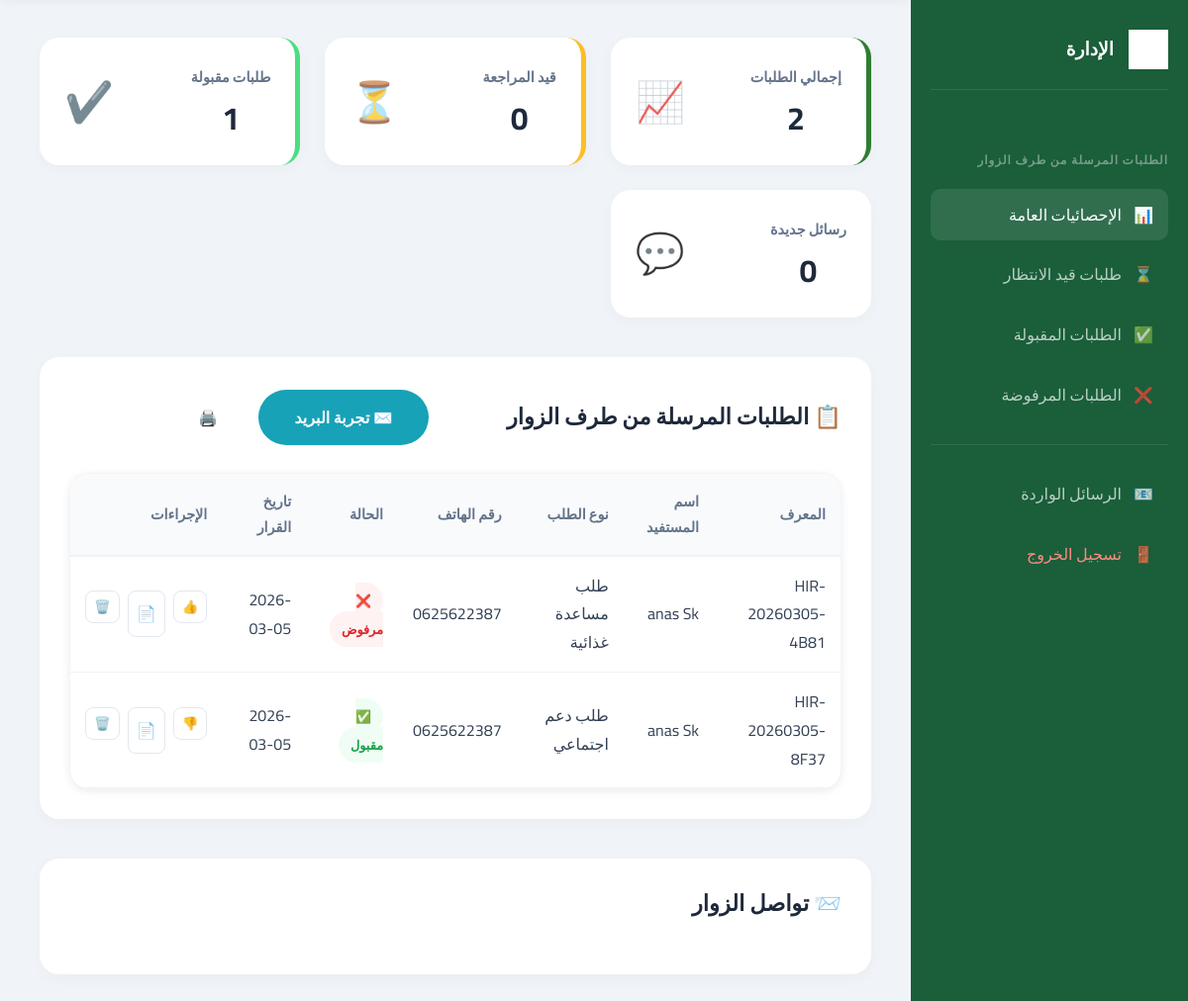
The page /hiraa-dashboard-secret (signed in) on the database its author committed.
### models.py (models this page shows, shortened)
class BenefitRequest(db.Model):
    __tablename__ = 'benefit_requests'
    id = db.Column(db.Integer, primary_key=True)
    tracking_id = db.Column(db.String(20), unique=True, nullable=False)
    first_name = db.Column(db.String(100), nullable=False)
    last_name = db.Column(db.String(100), nullable=False)
    national_id = db.Column(db.String(20), nullable=False)
    phone = db.Column(db.String(20), nullable=False)
    city = db.Column(db.String(100), nullable=False)
    family_members = db.Column(db.Integer, nullable=False)
    marital_status = db.Column(db.String(50), nullable=False)
    address = db.Column(db.String(300), nullable=False)
    request_type = db.Column(db.String(100), nullable=False, default='طلب استفادة عام')
    description = db.Column(db.Text, nullable=True)
    status = db.Column(db.String(20), default='pending')  # pending, accepted, rejected
    created_at = db.Column(db.DateTime, default=datetime.utcnow)
    decision_date = db.Column(db.DateTime, nullable=True)
    decision_comment = db.Column(db.Text, nullable=True)
    email = db.Column(db.String(150), nullable=False)
    pdf_path = db.Column(db.String(300), nullable=True)

### app.py (the view)
@app.route('/hiraa-dashboard-secret')
@login_required
def admin():
    status_filter = request.args.get('status', 'all')
    if status_filter == 'all':
        requests_list = BenefitRequest.query.order_by(BenefitRequest.created_at.desc()).all()
    else:
        requests_list = BenefitRequest.query.filter_by(status=status_filter).order_by(
            BenefitRequest.created_at.desc()).all()
    messages = ContactMessage.query.order_by(ContactMessage.created_at.desc()).limit(10).all()
    stats = {
        'total': BenefitRequest.query.count(),
        'pending': BenefitRequest.query.filter_by(status='pending').count(),
        'accepted': BenefitRequest.query.filter_by(status='accepted').count(),
        'rejected': BenefitRequest.query.filter_by(status='rejected').count(),
        'messages': ContactMessage.query.count()
    }
    return render_template('admin.html',
                          requests=requests_list,
                          messages=messages,
                          stats=stats,
                          current_filter=status_filter)

### app.py (called while the page is built)
@login_manager.user_loader
def load_user(user_id):
    return User.query.get(int(user_id))

### templates/admin.html (shortened to what this page needs)
{% extends 'admin_base.html' %}
{% block admin_content %}
<div class="admin-dashboard">
    <div class="dashboard-sidebar">
        <div class="sidebar-header">
            <img src="{{ url_for('static', filename='images/logo.png') }}" alt="Logo">
            <h3>الإدارة</h3>
        </div>
        <nav class="sidebar-nav">
            <div class="nav-label">الطلبات المرسلة من طرف الزوار</div>
            <a href="{{ url_for('admin') }}" class="nav-item {{ 'active' if current_filter == 'all' }}">
                <span class="icon">📊</span> الإحصائيات العامة
            </a>
            <a href="{{ url_for('admin', status='pending') }}"
                class="nav-item {{ 'active' if current_filter == 'pending' }}">
                <span class="icon">⌛</span> طلبات قيد الانتظار
            </a>
            <a href="{{ url_for('admin', status='accepted') }}"
                class="nav-item {{ 'active' if current_filter == 'accepted' }}">
                <span class="icon">✅</span> الطلبات المقبولة
            </a>
            <a href="{{ url_for('admin', status='rejected') }}"
                class="nav-item {{ 'active' if current_filter == 'rejected' }}">
                <span class="icon">❌</span> الطلبات المرفوضة
            </a>
            <div class="nav-divider"></div>
            <a href="#messages-section" class="nav-item">
                <span class="icon">📧</span> الرسائل الواردة
            </a>
            <a href="{{ url_for('logout') }}" class="nav-item logout">
                <span class="icon">🚪</span> تسجيل الخروج
            </a>
        </nav>
    </div>
    <div class="dashboard-main">
        <div class="dashboard-content">
            <div class="stats-grid">
                <div class="stat-card total">
                    <div class="stat-info">
                        <span class="stat-label">إجمالي الطلبات</span>
                        <h2 class="stat-value">{{ stats.total }}</h2>
                    </div>
                    <div class="stat-icon">📈</div>
                </div>
                <div class="stat-card pending">
                    <div class="stat-info">
                        <span class="stat-label">قيد المراجعة</span>
                        <h2 class="stat-value">{{ stats.pending }}</h2>
                    </div>
                    <div class="stat-icon">⏳</div>
                </div>
                <div class="stat-card accepted">
                    <div class="stat-info">
                        <span class="stat-label">طلبات مقبولة</span>
                        <h2 class="stat-value">{{ stats.accepted }}</h2>
                    </div>
                    <div class="stat-icon">✔️</div>
                </div>
                <div class="stat-card messages">
                    <div class="stat-info">
                        <span class="stat-label">رسائل جديدة</span>
                        <h2 class="stat-value">{{ stats.messages }}</h2>
                    </div>
                    <div class="stat-icon">💬</div>
                </div>
            </div>
            <div class="content-section">
                <div class="section-header">
                    <h3>📋 الطلبات المرسلة من طرف الزوار</h3>
                    <div class="section-actions">
                        <a href="{{ url_for('test_email_config') }}" class="btn btn-outline"
                            style="background: #17a2b8; color: white; border: none;">✉️ تجربة البريد</a>
                        <button class="btn btn-outline" onclick="window.print()">🖨️ طباعة التقرير</button>
                    </div>
                </div>
                <div class="table-container">
                    <table class="premium-table">
                        <thead>
                            <tr>
                                <th>المعرف</th>
                                <th>اسم المستفيد</th>
                                <th>نوع الطلب</th>
                                <th>رقم الهاتف</th>
                                <th>الحالة</th>
                                <th>تاريخ القرار</th>
                                <th>الإجراءات</th>
                            </tr>
                        </thead>
                        <tbody>
                            {% for req in requests %}
                            <tr class="searchable-row">
                                <td class="tracking-id">{{ req.tracking_id }}</td>
                                <td class="full-name">{{ req.first_name }} {{ req.last_name }}</td>
                                <td>{{ req.request_type }}</td>
                                <td dir="ltr">{{ req.phone }}</td>
                                <td>
                                    <span class="status-pill status-{{ req.status }}">
                                        {{ '🆕 جديد' if req.status == 'pending' else ('✅ مقبول' if req.status ==
                                        'accepted' else '❌ مرفوض') }}
                                    </span>
                                </td>
                                <td>
                                    {{ req.decision_date.strftime('%Y-%m-%d') if req.decision_date else '---' }}
                                </td>
                                <td>
                                    <div class="row-actions">
                                        {% if req.status != 'accepted' %}
                                        <form method="POST"
                                            action="{{ url_for('update_request_status', request_id=req.id) }}">
                                            <button type="submit" class="action-symbol accept" title="قبول">👍</button>
                                        </form>
                                        {% endif %}
                                        {% if req.status != 'rejected' %}
                                        <form method="POST"
                                            action="{{ url_for('update_request_status', request_id=req.id) }}">
                                            <button type="submit" class="action-symbol reject" title="رفض">👎</button>
                                        </form>
                                        {% endif %}
                                        <a href="{{ url_for('download_pdf', request_id=req.id) }}"
                                            class="action-symbol pdf" title="PDF">📄</a>
                                        <form method="POST" action="{{ url_for('delete_request', request_id=req.id) }}"
                                            onsubmit="return confirm('حذف؟')">
                                            <button type="submit" class="action-symbol delete" title="حذف">🗑️</button>
                                        </form>
                                    </div>
                                </td>
                            </tr>
                            {% endfor %}
                        </tbody>
                    </table>
                </div>
            </div>
            <div class="content-section" id="messages-section">
                <div class="section-header">
                    <h3>📨 تواصل الزوار</h3>
                </div>
            </div>
        </div>
    </div>
</div>
{% endblock %}

### templates/admin_base.html (shortened to what this page needs)
<!DOCTYPE html>
<html lang="ar" dir="rtl">
<head>
    <link rel="stylesheet" href="{{ url_for('static', filename='css/style.css') }}">
</head>
<body>
    <div class="admin-layout">
        {% block admin_content %}{% endblock %}
    </div>
</body>
</html>

### static/css/style.css (style rules this page uses)
:root { --green-dark: #0d3b1e; --green-primary: #1a5e3a; --green-medium: #2a7d50; --green-light: #3a9d65; --green-pale: #e8f5e9; --gold-primary: #d4a843; --gold-light: #e8c96a; --gold-dark: #b8922e; --white: #ffffff; --off-white: #f8f9fa; --gray-100: #f0f2f5; --gray-200: #e4e6e9; --gray-300: #ccd0d5; --gray-500: #8a8d91; --gray-700: #4b4f56; --gray-900: #1c1e21; --danger: #e74c3c; --success: #27ae60; --warning: #f39c12; --font-primary: 'Cairo', sans-serif; --font-decorative: 'Amiri', serif; --section-padding: 100px 0; --container-width: 1200px; --shadow-sm: 0 2px 8px rgba(0,0,0,0.08); --shadow-md: 0 4px 20px rgba(0,0,0,0.12); --shadow-lg: 0 8px 40px rgba(0,0,0,0.16); --shadow-xl: 0 16px 60px rgba(0,0,0,0.20); --shadow-gold: 0 4px 20px rgba(212,168,67,0.3); --shadow-green: 0 4px 20px rgba(26,94,58,0.3); --radius-sm: 8px; --radius-md: 12px; --radius-lg: 20px; --radius-xl: 30px; --radius-full: 50%; --transition-fast: 0.2s ease; --transition-normal: 0.3s ease; --transition-slow: 0.5s ease; --transition-bounce: 0.4s cubic-bezier(0.175, 0.885, 0.32, 1.275); }
*, *::before, *::after { margin: 0; padding: 0; box-sizing: border-box; }
html { scroll-behavior: smooth; font-size: 16px; }
body { font-family: var(--font-primary); background: var(--off-white); color: var(--gray-900); line-height: 1.8; direction: rtl; text-align: right; overflow-x: hidden; -webkit-font-smoothing: antialiased; }
a { text-decoration: none; color: inherit; transition: var(--transition-normal); }
img { max-width: 100%; height: auto; }
h1, h2, h3, h4, h5, h6 { font-family: var(--font-primary); font-weight: 700; line-height: 1.4; }
.btn { display: inline-flex; align-items: center; justify-content: center; gap: 10px; padding: 14px 36px; border-radius: var(--radius-xl); font-family: var(--font-primary); font-weight: 700; font-size: 1rem; cursor: pointer; border: none; transition: var(--transition-normal); position: relative; overflow: hidden; }
.btn::after { content: ''; position: absolute; top: 50%; left: 50%; width: 0; height: 0; border-radius: 50%; background: rgba(255,255,255,0.2); transform: translate(-50%, -50%); transition: width 0.6s, height 0.6s; }
.btn-outline { background: transparent; color: var(--white); border: 2px solid var(--white); }
.stats-grid { display: grid; grid-template-columns: repeat(4, 1fr); gap: 30px; text-align: center; }
.stat-label { font-size: 0.95rem; color: rgba(255,255,255,0.7); font-weight: 600; }
.table-container { background: var(--white); border-radius: var(--radius-lg); box-shadow: var(--shadow-sm); overflow-x: auto; border: 1px solid rgba(0,0,0,0.04); }
.status-accepted { background: #d4edda; color: #155724; }
.status-rejected { background: #f8d7da; color: #721c24; }

### templates/admin_base.html (style rules this page uses)
:root { --admin-green: #1a5e3a; --admin-bg: #f0f4f8; --admin-white: #ffffff; --admin-shadow: 0 4px 15px rgba(0, 0, 0, 0.03); --admin-border: #e2e8f0; }
body { font-family: 'Cairo', sans-serif; background: var(--admin-bg); margin: 0; padding: 0; overflow: hidden; }
.admin-layout { display: flex; height: 100vh; }

### rows shown on the page
BenefitRequest: tracking_id "HIR-20260305-4B81", first_name "anas", last_name "Sk", request_type "طلب مساعدة غذائية", phone "0625622387", status "❌ مرفوض", decision_date "2026-03-05"
BenefitRequest: tracking_id "HIR-20260305-8F37", first_name "anas", last_name "Sk", request_type "طلب دعم اجتماعي", phone "0625622387", status "✅ مقبول", decision_date "2026-03-05"

### other values the page prints
{{ stats.total }} "2"
{{ stats.pending }} "0"
{{ stats.accepted }} "1"
{{ stats.messages }} "0"
